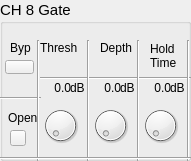
  <widget class="QGroupBox" name="groupBox_8">
   <property name="geometry">
    <rect>
     <x>750</x>
     <y>180</y>
     <width>191</width>
     <height>161</height>
    </rect>
   </property>
   <property name="font">
    <font>
     <pointsize>11</pointsize>
    </font>
   </property>
   <property name="title">
    <string>CH 8 Gate</string>
   </property>
   <widget class="QLabel" name="label_78">
    <property name="geometry">
     <rect>
      <x>10</x>
      <y>40</y>
      <width>21</width>
      <height>16</height>
     </rect>
    </property>
    <property name="font">
     <font>
      <pointsize>9</pointsize>
     </font>
    </property>
    <property name="text">
     <string>Byp</string>
    </property>
   </widget>
   <widget class="QLabel" name="label_79">
    <property name="geometry">
     <rect>
      <x>40</x>
      <y>40</y>
      <width>41</width>
      <height>16</height>
     </rect>
    </property>
    <property name="font">
     <font>
      <pointsize>9</pointsize>
     </font>
    </property>
    <property name="text">
     <string>Thresh</string>
    </property>
   </widget>
   <widget class="QLabel" name="label_80">
    <property name="geometry">
     <rect>
      <x>100</x>
      <y>40</y>
      <width>41</width>
      <height>16</height>
     </rect>
    </property>
    <property name="font">
     <font>
      <pointsize>9</pointsize>
     </font>
    </property>
    <property name="text">
     <string>Depth</string>
    </property>
   </widget>
   <widget class="QLabel" name="label_81">
    <property name="geometry">
     <rect>
      <x>150</x>
      <y>40</y>
      <width>31</width>
      <height>31</height>
     </rect>
    </property>
    <property name="font">
     <font>
      <pointsize>9</pointsize>
     </font>
    </property>
    <property name="text">
     <string>Hold
Time</string>
    </property>
   </widget>
   <widget class="Line" name="line_50">
    <property name="geometry">
     <rect>
      <x>40</x>
      <y>70</y>
      <width>151</width>
      <height>16</height>
     </rect>
    </property>
    <property name="orientation">
     <enum>Qt::Horizontal</enum>
    </property>
   </widget>
   <widget class="Line" name="line_51">
    <property name="geometry">
     <rect>
      <x>0</x>
      <y>90</y>
      <width>41</width>
      <height>16</height>
     </rect>
    </property>
    <property name="orientation">
     <enum>Qt::Horizontal</enum>
    </property>
   </widget>
   <widget class="Line" name="line_52">
    <property name="geometry">
     <rect>
      <x>30</x>
      <y>40</y>
      <width>16</width>
      <height>121</height>
     </rect>
    </property>
    <property name="orientation">
     <enum>Qt::Vertical</enum>
    </property>
   </widget>
   <widget class="Line" name="line_53">
    <property name="geometry">
     <rect>
      <x>80</x>
      <y>40</y>
      <width>16</width>
      <height>121</height>
     </rect>
    </property>
    <property name="orientation">
     <enum>Qt::Vertical</enum>
    </property>
   </widget>
   <widget class="Line" name="line_54">
    <property name="geometry">
     <rect>
      <x>130</x>
      <y>40</y>
      <width>16</width>
      <height>121</height>
     </rect>
    </property>
    <property name="orientation">
     <enum>Qt::Vertical</enum>
    </property>
   </widget>
   <widget class="Line" name="line_55">
    <property name="geometry">
     <rect>
      <x>180</x>
      <y>40</y>
      <width>16</width>
      <height>121</height>
     </rect>
    </property>
    <property name="orientation">
     <enum>Qt::Vertical</enum>
    </property>
   </widget>
   <widget class="OIDDial" name="dial_22">
    <property name="geometry">
     <rect>
      <x>40</x>
      <y>100</y>
      <width>41</width>
      <height>51</height>
     </rect>
    </property>
   </widget>
   <widget class="OIDDial" name="dial_23">
    <property name="geometry">
     <rect>
      <x>90</x>
      <y>100</y>
      <width>41</width>
      <height>51</height>
     </rect>
    </property>
   </widget>
   <widget class="OIDDial" name="dial_24">
    <property name="geometry">
     <rect>
      <x>140</x>
      <y>100</y>
      <width>41</width>
      <height>51</height>
     </rect>
    </property>
   </widget>
   <widget class="Line" name="line_56">
    <property name="geometry">
     <rect>
      <x>0</x>
      <y>150</y>
      <width>191</width>
      <height>16</height>
     </rect>
    </property>
    <property name="orientation">
     <enum>Qt::Horizontal</enum>
    </property>
   </widget>
   <widget class="QLabel" name="label_82">
    <property name="geometry">
     <rect>
      <x>70</x>
      <y>80</y>
      <width>16</width>
      <height>16</height>
     </rect>
    </property>
    <property name="font">
     <font>
      <pointsize>9</pointsize>
     </font>
    </property>
    <property name="text">
     <string>dB</string>
    </property>
   </widget>
   <widget class="QLabel" name="label_83">
    <property name="geometry">
     <rect>
      <x>120</x>
      <y>80</y>
      <width>16</width>
      <height>16</height>
     </rect>
    </property>
    <property name="font">
     <font>
      <pointsize>9</pointsize>
     </font>
    </property>
    <property name="text">
     <string>dB</string>
    </property>
   </widget>
   <widget class="QLabel" name="label_84">
    <property name="geometry">
     <rect>
      <x>170</x>
      <y>80</y>
      <width>16</width>
      <height>16</height>
     </rect>
    </property>
    <property name="font">
     <font>
      <pointsize>9</pointsize>
     </font>
    </property>
    <property name="text">
     <string>dB</string>
    </property>
   </widget>
   <widget class="QLabel" name="ls22">
    <property name="geometry">
     <rect>
      <x>40</x>
      <y>80</y>
      <width>31</width>
      <height>16</height>
     </rect>
    </property>
    <property name="font">
     <font>
      <pointsize>9</pointsize>
     </font>
    </property>
    <property name="text">
     <string>0.0</string>
    </property>
    <property name="alignment">
     <set>Qt::AlignRight|Qt::AlignTrailing|Qt::AlignVCenter</set>
    </property>
   </widget>
   <widget class="QLabel" name="ls23">
    <property name="geometry">
     <rect>
      <x>90</x>
      <y>80</y>
      <width>31</width>
      <height>16</height>
     </rect>
    </property>
    <property name="font">
     <font>
      <pointsize>9</pointsize>
     </font>
    </property>
    <property name="text">
     <string>0.0</string>
    </property>
    <property name="alignment">
     <set>Qt::AlignRight|Qt::AlignTrailing|Qt::AlignVCenter</set>
    </property>
   </widget>
   <widget class="QLabel" name="ls24">
    <property name="geometry">
     <rect>
      <x>140</x>
      <y>80</y>
      <width>31</width>
      <height>16</height>
     </rect>
    </property>
    <property name="font">
     <font>
      <pointsize>9</pointsize>
     </font>
    </property>
    <property name="text">
     <string>0.0</string>
    </property>
    <property name="alignment">
     <set>Qt::AlignRight|Qt::AlignTrailing|Qt::AlignVCenter</set>
    </property>
   </widget>
   <widget class="QLabel" name="label_88">
    <property name="geometry">
     <rect>
      <x>8</x>
      <y>110</y>
      <width>31</width>
      <height>16</height>
     </rect>
    </property>
    <property name="font">
     <font>
      <pointsize>9</pointsize>
     </font>
    </property>
    <property name="text">
     <string>Open</string>
    </property>
   </widget>
   <widget class="OIDStatePushBtn" name="bypass8">
    <property name="geometry">
     <rect>
      <x>5</x>
      <y>60</y>
      <width>29</width>
      <height>14</height>
     </rect>
    </property>
    <property name="text">
     <string/>
    </property>
    <property name="checkable">
     <bool>true</bool>
    </property>
   </widget>
   <widget class="OIDStatus" name="btnOpen_8">
    <property name="enabled">
     <bool>true</bool>
    </property>
    <property name="geometry">
     <rect>
      <x>10</x>
      <y>130</y>
      <width>16</width>
      <height>16</height>
     </rect>
    </property>
    <property name="text">
     <string/>
    </property>
    <property name="checkable">
     <bool>false</bool>
    </property>
   </widget>
  </widget>
